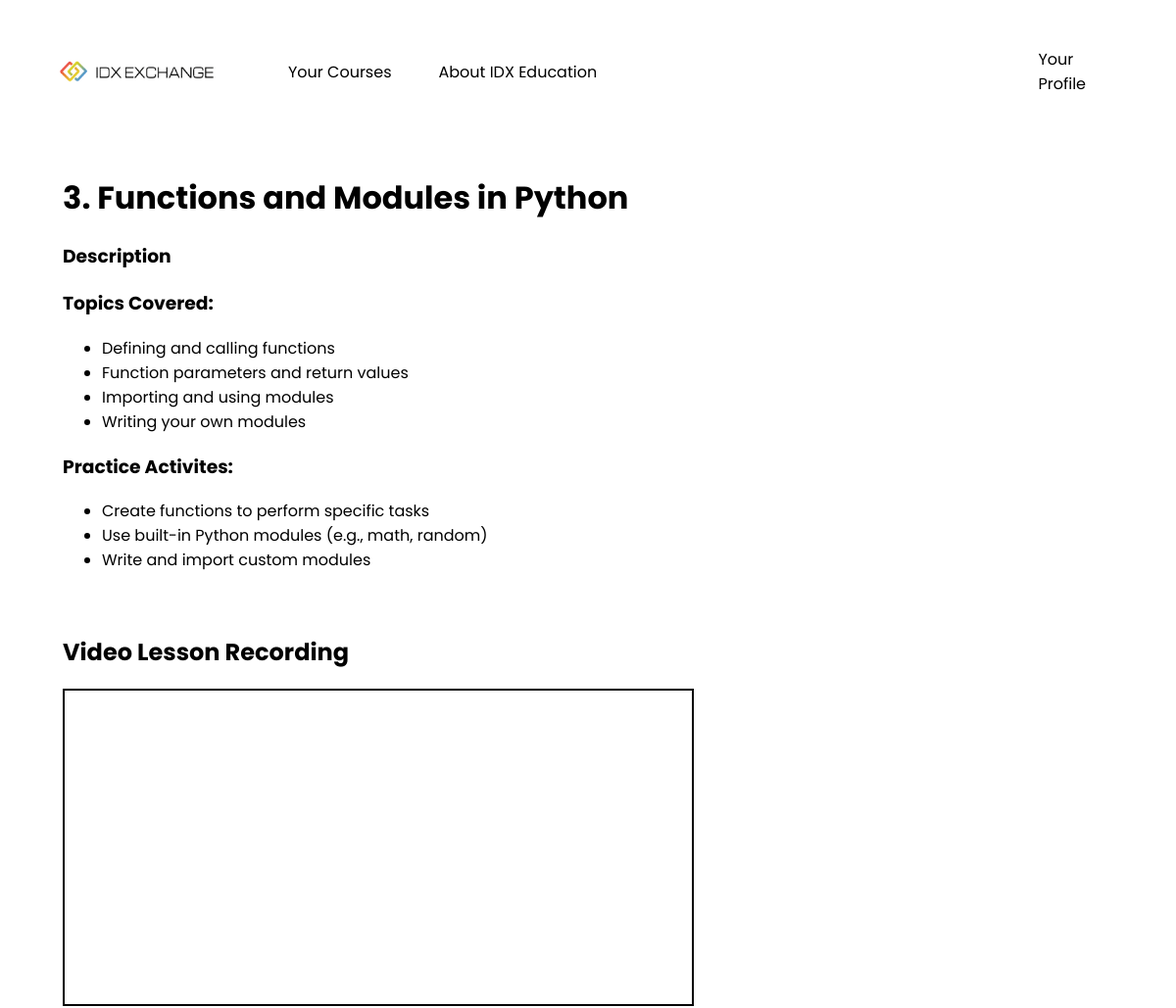
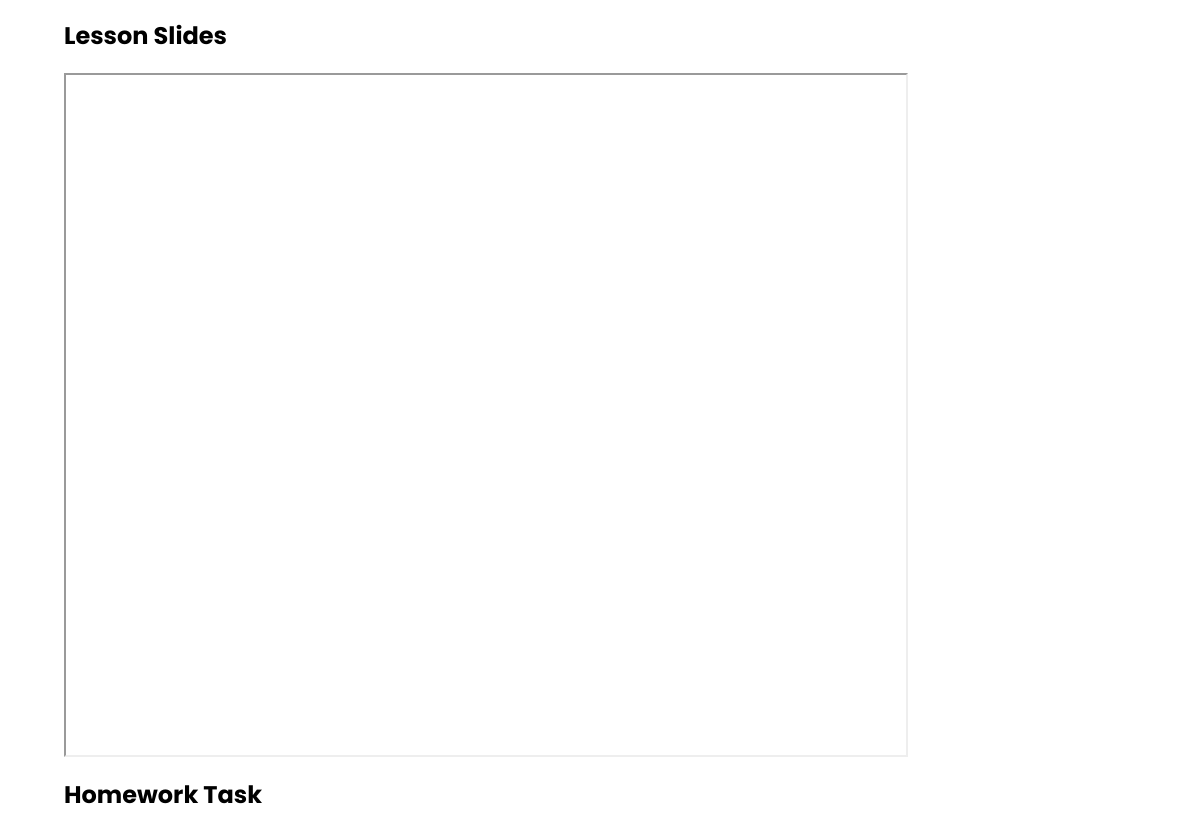
Screenshot of /3/ (signed in) with the database file from the repository (2 pictures, top to bottom).
### idx_EduWeb/models.py (models this page shows, shortened)
class Course(models.Model):
    course_id = models.IntegerField(null=True)
    course = models.IntegerField(null=True)
    lesson_name = models.CharField(max_length=200, null=True)
    lesson_num = models.IntegerField(primary_key=True)
    description = models.TextField(null=True)
    topics = models.TextField(null=True)
    activites = models.TextField(null=True)
    last_updated = models.DateTimeField(auto_now_add=True)
    lesson_content = models.URLField(null=True)
    def topics_as_list(self):
        return self.topics.split('-')
    def activites_as_list(self):
        return self.activites.split(':')

### idx_EduWeb/views.py (the view)
# urls.py: path('<str:lesson_num>/', views.index, name='index'),  # index view at /
def index(request, lesson_num):
    try:
        each = Course.objects.get(pk=lesson_num)
        if not request.user.is_authenticated:
            return redirect('/login/')
        return render(request, 'idx_EduWeb/index.html/', {'courses': each})
    except Course.DoesNotExist:
        raise HttpResponseBadRequest("File does not exist")

### idx_EduWeb/templates/idx_EduWeb/index.html (shortened to what this page needs)
{% extends 'idx_EduWeb/base.html' %}
{% block content %}
{% load static %}
<!DOCTYPE html>
<html>
<head>
    <link rel="stylesheet" href="{% static 'idx_EduWeb/style.css' %}">
</head>
<body>
    <div class="courseCard content">
        <h1>{{courses.lesson_num}}. {{ courses.lesson_name }}</h1>
        <h3>{{ courses.description }}</h3>
        <div>
            <h3>Topics Covered:</h5>
            <ul id="topics">
                {% for each in courses.topics_as_list %}
                    <li>{{each}}</li>
                {% endfor %}
            </ul>
        </div>
        <div>
            <h3>Practice Activites:</h5>
            <ul id="activites">
                {% for each in courses.activites_as_list %}
                    <li>{{each}}</li>
                {% endfor %}
            </ul>
        </div>
        <div class="videoLesson">
            <h2>Video Lesson Recording</h2>
            <div>
                <video>
                    <source src="{{course.lesson_content}}" type="video/mp4">
                </video>
            </div>
        </div>
        <div class="slides">
            <h2>Lesson Slides</h2>
            <iframe src={{courses.lesson_content}} width="840" height="680" allow="autoplay"></iframe>
        </div>
        <div>
            <h2>Homework Task</h2>
        </div>
    </div>
</body>
</html>
{% endblock content %}

### idx_EduWeb/static/idx_EduWeb/style.css (style rules this page uses)
body { margin: 2rem; padding: 0; box-sizing: border-box; }
* { font-family: "Poppins", sans-serif; }
video { border: 2px solid black; width: 40rem; height: auto; }
.videoLesson { margin: 1rem; margin-top: 4rem; margin-left: 0rem; }
.slides { margin: 1rem; margin-left: 0rem; }
.content { margin: 2rem; margin-top: 4rem; }

### rows the page displays
Course: lesson_num "3", lesson_name "Functions and Modules in Python", description "Description"

### other values shown
{{ each }} "Defining and calling functions" "Function parameters and return values" "Importing and using modules" "Writing your own modules"
{{ each }} "Create functions to perform specific tasks" "Use built-in Python modules (e.g., math, random)" "Write and import custom modules"
